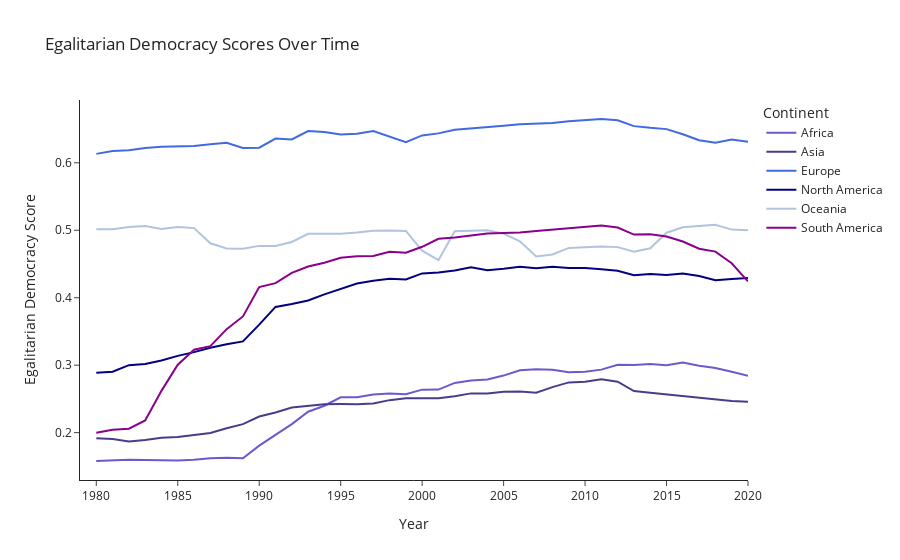

Notebook code for this chart:
### Code cell
egalitarian_democracy_continent = px.line(grouped_vdem, x = 'year', y = 'v2x_egaldem', color = 'Continent',
                             title = "Egalitarian Democracy Scores Over Time", 
                             color_discrete_sequence = ['slateblue', 'darkslateblue', 'royalblue', 'navy', 'lightsteelblue', 'darkmagenta'],
                             labels = {
                                 'v2x_egaldem': "Egalitarian Democracy Score",
                                 'year': 'Year'
                             },
                             template = 'simple_white')

egalitarian_democracy_continent.update_xaxes(range = [1979, 2020])

egalitarian_democracy_continent.show()

### Figure 1 — Plotly figure (JSON) as saved in the notebook; plotly's stock layout.template omitted (floating-point values rounded to 4 significant figures)
{"data": [{"hovertemplate": "Continent=Africa<br>Year=%{x}<br>Egalitarian Democracy Score=%{y}<extra></extra>", "legendgroup": "Africa", "line": {"color": "slateblue", "dash": "solid"}, "marker": {"symbol": "circle"}, "mode": "lines", "name": "Africa", "orientation": "v", "showlegend": true, "type": "scatter", "x": [1980, 1981, 1982, 1983, 1984, 1985, 1986, 1987, 1988, 1989, 1990, 1991, 1992, 1993, 1994, 1995, 1996, 1997, 1998, 1999, 2000, 2001, 2002, 2003, 2004, 2005, 2006, 2007, 2008, 2009, 2010, 2011, 2012, 2013, 2014, 2015, 2016, 2017, 2018, 2019, 2020], "xaxis": "x", "y": [0.158, 0.1589, 0.1597, 0.1593, 0.1592, 0.1586, 0.1599, 0.162, 0.1628, 0.162, 0.1807, 0.1964, 0.2127, 0.231, 0.2399, 0.2523, 0.2524, 0.2566, 0.258, 0.2569, 0.2637, 0.2639, 0.2737, 0.2773, 0.2787, 0.2846, 0.2925, 0.2939, 0.2932, 0.2895, 0.2902, 0.2934, 0.3007, 0.3003, 0.3018, 0.3, 0.3039, 0.2993, 0.2957, 0.2902, 0.2842], "yaxis": "y"}, {"hovertemplate": "Continent=Asia<br>Year=%{x}<br>Egalitarian Democracy Score=%{y}<extra></extra>", "legendgroup": "Asia", "line": {"color": "darkslateblue", "dash": "solid"}, "marker": {"symbol": "circle"}, "mode": "lines", "name": "Asia", "orientation": "v", "showlegend": true, "type": "scatter", "x": [1980, 1981, 1982, 1983, 1984, 1985, 1986, 1987, 1988, 1989, 1990, 1991, 1992, 1993, 1994, 1995, 1996, 1997, 1998, 1999, 2000, 2001, 2002, 2003, 2004, 2005, 2006, 2007, 2008, 2009, 2010, 2011, 2012, 2013, 2014, 2015, 2016, 2017, 2018, 2019, 2020], "xaxis": "x", "y": [0.1918, 0.1906, 0.1869, 0.1889, 0.1923, 0.1935, 0.1967, 0.1996, 0.2065, 0.2126, 0.2239, 0.23, 0.2373, 0.2403, 0.2422, 0.2423, 0.2419, 0.2433, 0.2482, 0.2511, 0.2509, 0.2511, 0.2541, 0.2582, 0.258, 0.2607, 0.2608, 0.2593, 0.2675, 0.2745, 0.2755, 0.279, 0.2755, 0.2616, 0.259, 0.2564, 0.2541, 0.2515, 0.2496, 0.2468, 0.2456], "yaxis": "y"}, {"hovertemplate": "Continent=Europe<br>Year=%{x}<br>Egalitarian Democracy Score=%{y}<extra></extra>", "legendgroup": "Europe", "line": {"color": "royalblue", "dash": "solid"}, "marker": {"symbol": "circle"}, "mode": "lines", "name": "Europe", "orientation": "v", "showlegend": true, "type": "scatter", "x": [1980, 1981, 1982, 1983, 1984, 1985, 1986, 1987, 1988, 1989, 1990, 1991, 1992, 1993, 1994, 1995, 1996, 1997, 1998, 1999, 2000, 2001, 2002, 2003, 2004, 2005, 2006, 2007, 2008, 2009, 2010, 2011, 2012, 2013, 2014, 2015, 2016, 2017, 2018, 2019, 2020], "xaxis": "x", "y": [0.6132, 0.6174, 0.6185, 0.6219, 0.624, 0.6241, 0.6248, 0.6275, 0.6296, 0.622, 0.6223, 0.6359, 0.6346, 0.6471, 0.6456, 0.642, 0.643, 0.647, 0.6382, 0.6304, 0.6406, 0.6436, 0.6489, 0.6506, 0.6531, 0.6548, 0.6573, 0.6579, 0.659, 0.6617, 0.663, 0.6649, 0.6631, 0.6544, 0.6519, 0.6499, 0.6424, 0.6334, 0.6298, 0.6345, 0.6311], "yaxis": "y"}, {"hovertemplate": "Continent=North America<br>Year=%{x}<br>Egalitarian Democracy Score=%{y}<extra></extra>", "legendgroup": "North America", "line": {"color": "navy", "dash": "solid"}, "marker": {"symbol": "circle"}, "mode": "lines", "name": "North America", "orientation": "v", "showlegend": true, "type": "scatter", "x": [1980, 1981, 1982, 1983, 1984, 1985, 1986, 1987, 1988, 1989, 1990, 1991, 1992, 1993, 1994, 1995, 1996, 1997, 1998, 1999, 2000, 2001, 2002, 2003, 2004, 2005, 2006, 2007, 2008, 2009, 2010, 2011, 2012, 2013, 2014, 2015, 2016, 2017, 2018, 2019, 2020], "xaxis": "x", "y": [0.2886, 0.2903, 0.3, 0.3018, 0.3068, 0.3138, 0.3194, 0.3259, 0.3311, 0.3352, 0.3601, 0.3864, 0.3908, 0.3959, 0.405, 0.4128, 0.4212, 0.4252, 0.4282, 0.4271, 0.436, 0.4374, 0.4402, 0.4452, 0.4406, 0.4429, 0.446, 0.4437, 0.4458, 0.4439, 0.4441, 0.4424, 0.44, 0.4335, 0.4353, 0.4336, 0.4358, 0.4322, 0.4259, 0.4278, 0.4292], "yaxis": "y"}, {"hovertemplate": "Continent=Oceania<br>Year=%{x}<br>Egalitarian Democracy Score=%{y}<extra></extra>", "legendgroup": "Oceania", "line": {"color": "lightsteelblue", "dash": "solid"}, "marker": {"symbol": "circle"}, "mode": "lines", "name": "Oceania", "orientation": "v", "showlegend": true, "type": "scatter", "x": [1980, 1981, 1982, 1983, 1984, 1985, 1986, 1987, 1988, 1989, 1990, 1991, 1992, 1993, 1994, 1995, 1996, 1997, 1998, 1999, 2000, 2001, 2002, 2003, 2004, 2005, 2006, 2007, 2008, 2009, 2010, 2011, 2012, 2013, 2014, 2015, 2016, 2017, 2018, 2019, 2020], "xaxis": "x", "y": [0.5013, 0.5015, 0.5048, 0.5062, 0.502, 0.505, 0.5032, 0.4807, 0.473, 0.4725, 0.4768, 0.4767, 0.4827, 0.4947, 0.4948, 0.495, 0.4967, 0.4992, 0.4997, 0.499, 0.4698, 0.4557, 0.4987, 0.499, 0.4998, 0.495, 0.4835, 0.461, 0.4642, 0.4738, 0.475, 0.476, 0.475, 0.4683, 0.4733, 0.4963, 0.5045, 0.506, 0.508, 0.501, 0.5002], "yaxis": "y"}, {"hovertemplate": "Continent=South America<br>Year=%{x}<br>Egalitarian Democracy Score=%{y}<extra></extra>", "legendgroup": "South America", "line": {"color": "darkmagenta", "dash": "solid"}, "marker": {"symbol": "circle"}, "mode": "lines", "name": "South America", "orientation": "v", "showlegend": true, "type": "scatter", "x": [1980, 1981, 1982, 1983, 1984, 1985, 1986, 1987, 1988, 1989, 1990, 1991, 1992, 1993, 1994, 1995, 1996, 1997, 1998, 1999, 2000, 2001, 2002, 2003, 2004, 2005, 2006, 2007, 2008, 2009, 2010, 2011, 2012, 2013, 2014, 2015, 2016, 2017, 2018, 2019, 2020], "xaxis": "x", "y": [0.1999, 0.2043, 0.2059, 0.2181, 0.2619, 0.3007, 0.323, 0.3282, 0.3534, 0.3723, 0.4158, 0.4217, 0.4369, 0.4463, 0.4518, 0.4592, 0.4613, 0.462, 0.4681, 0.4666, 0.4755, 0.4873, 0.4893, 0.4922, 0.4952, 0.4959, 0.4968, 0.4988, 0.5011, 0.5024, 0.5047, 0.5069, 0.504, 0.4936, 0.494, 0.4908, 0.4833, 0.4726, 0.4683, 0.451, 0.4242], "yaxis": "y"}], "layout": {"autosize": true, "legend": {"title": {"text": "Continent"}, "tracegroupgap": 0}, "title": {"text": "Egalitarian Democracy Scores Over Time"}, "xaxis": {"anchor": "y", "domain": [0, 1], "range": [1979, 2020], "title": {"text": "Year"}, "type": "linear"}, "yaxis": {"anchor": "x", "autorange": true, "domain": [0, 1], "range": [0.1298, 0.6931], "title": {"text": "Egalitarian Democracy Score"}, "type": "linear"}}}
